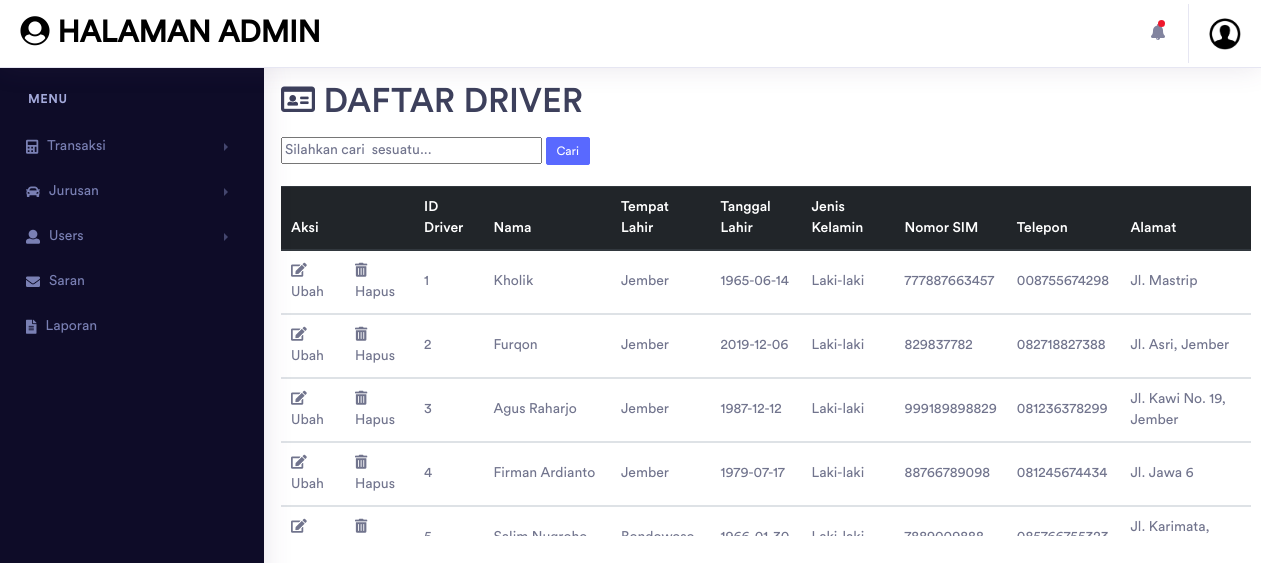
Screenshot of /daftardriver.php with the database file from the repository.
### tables this page shows
CREATE TABLE `drivers` (
  `id_driver` int(11) NOT NULL,
  `nama_driver` varchar(50) NOT NULL,
  `tempat_lahirdriver` varchar(20) NOT NULL,
  `tanggal_lahirdriver` date NOT NULL,
  `jenis_kelamin` varchar(10) NOT NULL,
  `no_sim` varchar(17) NOT NULL,
  `telp` varchar(12) NOT NULL,
  `alamat_driver` varchar(50) NOT NULL
);

### config.php (called while the page is built, shortened)
<?php
$conn = mysqli_connect("localhost", "root", "", "alhamdulillah");
function query ($query) {
    global $conn;
    $result = mysqli_query($conn, $query);
    $rows = [];
    while( $row = mysqli_fetch_assoc($result) ) {
        $rows[] = $row;
    }
    return $rows;
}
?>

### daftardriver.php (the view, shortened to what this page needs)
<?php
require 'config.php';
$driver = query("SELECT * FROM drivers");
?>
<!DOCTYPE html>
<html lang="en">
<head>
<link rel="stylesheet" type="text/css" href="fonts/font-awesome-4.7.0/css/font-awesome.min.css">
	<link rel="stylesheet" type="text/css" href="vendor/animate/animatetb.css">
	<link rel="stylesheet" type="text/css" href="vendor/perfect-scrollbar-tb/perfect-scrollbar.css">
    <link rel="stylesheet" href="assets/vendor/bootstrap/css/bootstrap.min.css">
    <link href="assets/vendor/fonts/circular-std/style.css" rel="stylesheet">
    <link rel="stylesheet" href="assets/libs/css/style.css">
    <link rel="stylesheet" href="assets/vendor/fonts/fontawesome/css/fontawesome-all.css">
    <link rel="stylesheet" href="assets/vendor/fonts/material-design-iconic-font/css/materialdesignicons.min.css">
    <link rel="stylesheet" href="assets/vendor/fonts/flag-icon-css/flag-icon.min.css">
</head>
<body>
    <div class="dashboard-main-wrapper">
        <div class="dashboard-header">
            <nav class="navbar navbar-expand-lg bg-white fixed-top">
                <a href="halamanadmin.php" style="color:Black;" class="navbar-brand"><i class="fas fa-user-circle"></i> Halaman Admin</a>
                <div class="collapse navbar-collapse " id="navbarSupportedContent">
                    <ul class="navbar-nav ml-auto navbar-right-top">
                        <li class="nav-item dropdown notification">
                            <a class="nav-link nav-icons" href="#" id="navbarDropdownMenuLink1" data-toggle="dropdown" aria-haspopup="true" aria-expanded="false"><i class="fas fa-fw fa-bell"></i> <span class="indicator"></span></a>
                        </li>
                        <li class="nav-item dropdown nav-user">
                            <a class="nav-link nav-user-img" href="#" id="navbarDropdownMenuLink2" data-toggle="dropdown" aria-haspopup="true" aria-expanded="false"><img src="img/user1.jpg" alt="" class="user-avatar-md rounded-circle"></a>
                        </li>
                    </ul>
                </div>
            </nav>
		</div>
        <div class="nav-left-sidebar sidebar-dark">
            <div class="menu-list">
                <nav class="navbar navbar-expand-lg navbar-light">
                    <div class="collapse navbar-collapse" id="navbarNav">
                        <ul class="navbar-nav flex-column">
                            <li class="nav-divider">
                                Menu
                            </li>
                            <li class="nav-item ">
                                <a class="nav-link" href="#" data-toggle="collapse" aria-expanded="false" data-target="#submenu-1" aria-controls="submenu-1"><i class="fas fa-calculator"></i>Transaksi<span class="badge badge-success">6</span></a>
                            </li>
                            <li class="nav-item">
                                <a class="nav-link" href="#" data-toggle="collapse" aria-expanded="false" data-target="#submenu-2" aria-controls="submenu-2"><i class="fas fa-car"></i>Jurusan</a>
                            </li>
                            <li class="nav-item">
                                <a class="nav-link" href="#" data-toggle="collapse" aria-expanded="false" data-target="#submenu-3" aria-controls="submenu-3"><i class="fas fa-user"></i>Users</a>
                            </li>
                            <li class="nav-item">
                                <a class="nav-link" href="daftarsaran.php"  aria-expanded="false" data-target="#submenu-8" aria-controls="submenu-8"><i class="fas fa-envelope"></i>Saran</a>
                            </li>
                            <li class="nav-item">
                                <a class="nav-link" href="report_bayar.php"  aria-expanded="false" data-target="#submenu-8" aria-controls="submenu-8"><i class="fas fa-file-alt"></i>Laporan</a>
                            </li>
                        </ul>
                    </div>
                </nav>
            </div>
        </div>
<br>
<div class="main-content">
<div class="container">
  <h1><i class="far fa-id-card"></i> DAFTAR DRIVER</h1>
  <form action="" method="post">
    <input type="text" name="keyword" size="30" autofocus placeholder="Silahkan cari  sesuatu..." autocomplete="off">
    <button class="btn btn-primary btn-xs" type="submit" name="cari">Cari</button>
</form>
<br>
  <div class="ex3">
<table class="table">
    <thead class="thead-dark">
	<tr>
    <th class="column1">Aksi</th>
    <th></th>
	<th class="column2">ID Driver</th>
	<th class="column3">Nama</th>
	<th class="column4">Tempat Lahir</th>
	<th class="column5">Tanggal Lahir</th>
	<th class="column6">Jenis Kelamin</th>
	<th class="column3">Nomor SIM</th>
	<th class="column3">Telepon</th>
	<th class="column3">Alamat</th>
	</tr>
         <?php foreach( $driver as $row ) : ?>
</thead>
<tbody>
	<tr>
		<td>
		<a href="ubahdrivers.php?id_driver=<?= $row["id_driver"]; ?>"" onclick="return confirm('yakin nih mau ngubah ?');"><i class="fas fa-edit"></i> Ubah</a>
        </td>
        <td>
        <a href="hapusdriver.php?id_driver=<?= $row["id_driver"]; ?>"" onclick="return confirm('yakin nih mau ngehapus ?');"><i class="fas fa-trash-alt"></i> Hapus</a>
		</td>
		<td><?= $row["id_driver"]; ?></td>
        <td><?= $row["nama_driver"]; ?></td>
        <td><?= $row["tempat_lahirdriver"]; ?></td>
        <td><?= $row["tanggal_lahirdriver"]; ?></td>
        <td><?= $row["jenis_kelamin"]; ?></td>
        <td><?= $row["no_sim"]; ?></td>
        <td><?= $row["telp"]; ?></td>
        <td><?= $row["alamat_driver"]; ?></td>
    </tr>
	</tbody>
						<php $i++; ?>
                        <?php endforeach; ?>
					</table>
         </div>
</body>
</html>

### daftardriver.php (style rules this page uses)
div.ex3 { background-color: white; width: 970px; height: 350px; overflow: auto; }

### rows the page displays
drivers: id_driver "1", nama_driver "Kholik", tempat_lahirdriver "Jember", tanggal_lahirdriver "1965-06-14", jenis_kelamin "Laki-laki", no_sim "777887663457", telp "008755674298", alamat_driver "Jl. Mastrip"
drivers: id_driver "2", nama_driver "Furqon", tempat_lahirdriver "Jember", tanggal_lahirdriver "2019-12-06", jenis_kelamin "Laki-laki", no_sim "829837782", telp "082718827388", alamat_driver "Jl. Asri, Jember"
drivers: id_driver "3", nama_driver "Agus Raharjo", tempat_lahirdriver "Jember", tanggal_lahirdriver "1987-12-12", jenis_kelamin "Laki-laki", no_sim "999189898829", telp "081236378299", alamat_driver "Jl. Kawi No. 19, Jember"
drivers: id_driver "4", nama_driver "Firman Ardianto", tempat_lahirdriver "Jember", tanggal_lahirdriver "1979-07-17", jenis_kelamin "Laki-laki", no_sim "88766789098", telp "081245674434", alamat_driver "Jl. Jawa 6"
drivers: alamat_driver "Jl. Karimata,…"
